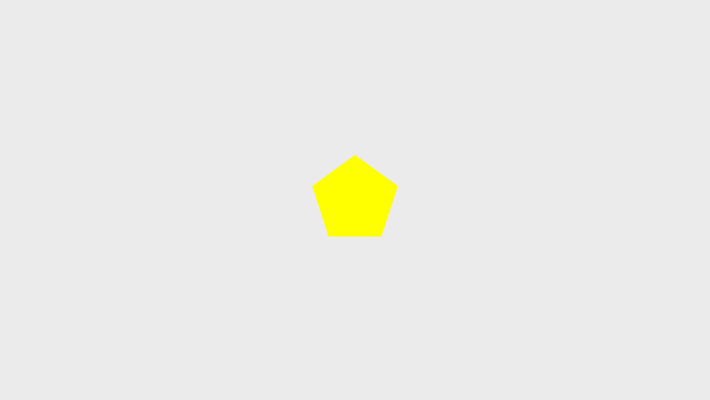
Frame 1 (no input)
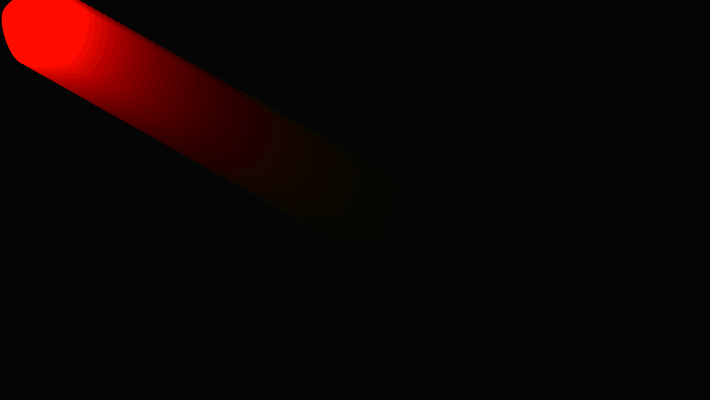
Frame 60 (no input)
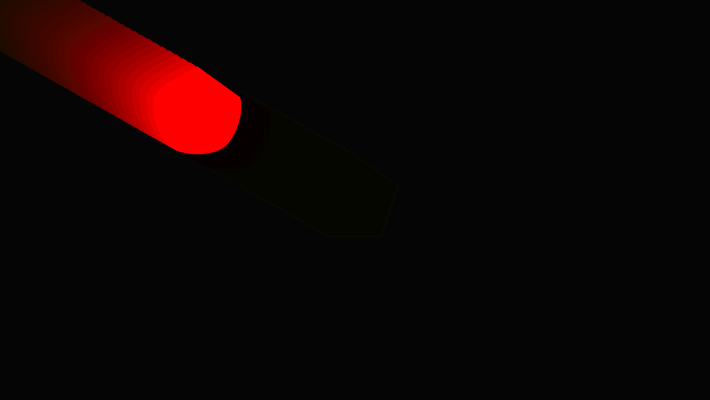
Frame 120 (the mouse pressed at the canvas centre since frame 60)

The p5.js sketch that drew these frames (run headless with seeded random() and noise() and a simulated clock; from frame 60 on, the mouse is pressed at the canvas centre):

// p5.js sketch
// ── sketch.js
// Declare variables for the physics calculations
let centerX = 0.0;
let centerY = 0.0;
let radius = 45;
let rotAngle = -90;
let accelX = 0.0;
let accelY = 0.0;
let deltaX = 0.0;
let deltaY = 0.0;
let springing = 0.0009;
let damping = 0.98;

// Declare variables for specifying vertex locations
let nodes = 5;
let nodeStartX = [];
let nodeStartY = [];
let nodeX = [];
let nodeY = [];
let angle = [];
let frequency = [];

// Declare the variable for the curve tightness
let organicConstant = 1.0;

function setup() {
  createCanvas(710, 400);

  // Start in the center of the canvas
  centerX = width / 2;
  centerY = height / 2;

  // Initialize arrays to 0
  for (let i = 0; i < nodes; i++) {
    nodeStartX[i] = 0;
    nodeStartY[i] = 0;
    nodeX[i] = 0;
    nodeY[i] = 0;
    angle[i] = 0;
  }

  // Initialize frequencies for corner nodes
  for (let i = 0; i < nodes; i++) {
    frequency[i] = random(5, 12);
  }

  /*
  console.log(frequency);
  let accelX = 1;
  let accelY = 1;
  for (let i = 0; i < nodes; i++) {
    angle[i] += frequency[i];
    nodeX[i] = nodeStartX[i] + sin(angle[i]) * (accelX * 2);
    nodeY[i] = nodeStartY[i] + sin(angle[i]) * (accelY * 2);
    console.log("angle", angle[i], i);
    console.log(nodeStartX[i] + sin(angle[i]) * (accelX * 2));
  }
  console.log(nodeX);
  console.log(nodeY);
  */

  noStroke();
  angleMode(DEGREES);
}

function draw() {
  // Use alpha blending for fade effect
  background(0, 20);

  // Draw and move the shape
  drawShape();
  moveShape();
}

function drawShape() {
  // Calculate node starting locations
  for (let i = 0; i < nodes; i++) {
    nodeStartX[i] = centerX + cos(rotAngle) * radius;
    nodeStartY[i] = centerY + sin(rotAngle) * radius;
    rotAngle += 360.0 / nodes;
  }

  // Draw the polygon
  curveTightness(organicConstant);
  let shapeColor = lerpColor(color("red"), color("yellow"), organicConstant);
  fill(shapeColor);

  beginShape();
  for (let i = 0; i < nodes; i++) {
    //curveVertex(nodeX[i], nodeY[i]);
    curveVertex(nodeStartX[i], nodeStartY[i]);
  }
  endShape(CLOSE);
}

function moveShape() {
  // Move center point
  deltaX = mouseX - centerX;
  deltaY = mouseY - centerY;

  // Create springing effect
  deltaX *= springing;
  deltaY *= springing;
  accelX += deltaX;
  accelY += deltaY;

  // Move center
  centerX += accelX;
  centerY += accelY;

  // Slow down springing
  accelX *= damping;
  accelY *= damping;

  // Change curve tightness based on the overall acceleration;
  // use abs() to avoid dependence on direction of acceleration
  organicConstant = 1 - (abs(accelX) + abs(accelY)) * 0.1;

  // Move nodes
  for (let i = 0; i < nodes; i++) {
    nodeX[i] = nodeStartX[i] + sin(angle[i]) * (accelX * 2);
    nodeY[i] = nodeStartY[i] + sin(angle[i]) * (accelY * 2);
    angle[i] += frequency[i];
  }
}
